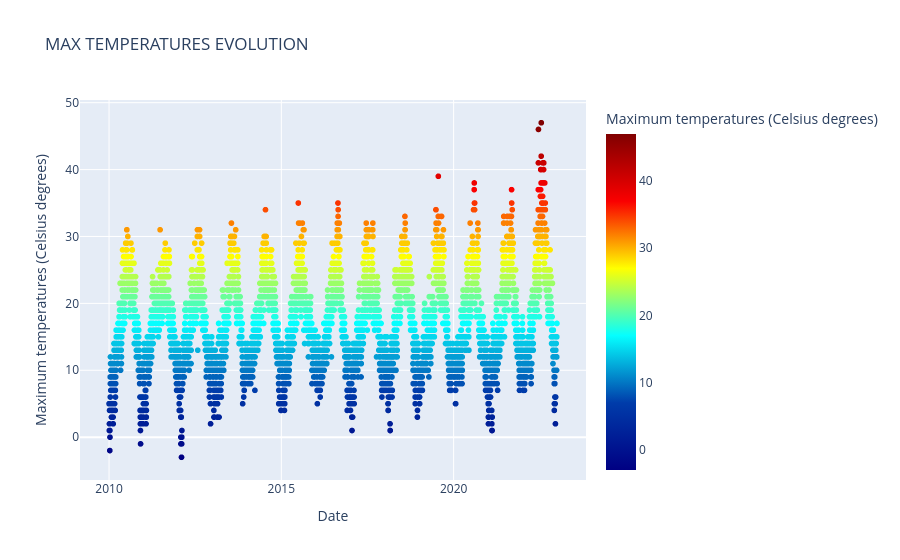

Notebook cell for this chart:
### Code cell
import matplotlib.pyplot as plt
import plotly.express as px
fig = px.scatter(
    df_weather,
    x="DATE",
    y="MAX_TEMPERATURE_C",color="MAX_TEMPERATURE_C", color_continuous_scale=px.colors.sequential.Jet,title= "MAX TEMPERATURES EVOLUTION", labels={"DATE": "Date", "MAX_TEMPERATURE_C": "Maximum temperatures (Celsius degrees)"})
fig.show()

### Figure 1 — Plotly figure (JSON) as saved in the notebook; plotly's stock layout.template omitted (floating-point values rounded to 4 significant figures; data arrays with more than 128 entries replaced by an {"elided": "..."} marker saying what was removed)
{"data": [{"hovertemplate": "Date=%{x}<br>Maximum temperatures (Celsius degrees)=%{marker.color}<extra></extra>", "legendgroup": "", "marker": {"color": {"elided": "4748 int values"}, "coloraxis": "coloraxis", "symbol": "circle"}, "mode": "markers", "name": "", "showlegend": false, "type": "scattergl", "x": {"elided": "4748 str values"}, "xaxis": "x", "y": {"elided": "4748 int values"}, "yaxis": "y"}], "layout": {"coloraxis": {"autocolorscale": false, "colorbar": {"title": {"text": "Maximum temperatures (Celsius degrees)"}}, "colorscale": [[0, "rgb(0,0,131)"], [0.2, "rgb(0,60,170)"], [0.4, "rgb(5,255,255)"], [0.6, "rgb(255,255,0)"], [0.8, "rgb(250,0,0)"], [1, "rgb(128,0,0)"]]}, "legend": {"tracegroupgap": 0}, "title": {"text": "MAX TEMPERATURES EVOLUTION"}, "xaxis": {"anchor": "y", "domain": [0, 1], "title": {"text": "Date"}}, "yaxis": {"anchor": "x", "domain": [0, 1], "title": {"text": "Maximum temperatures (Celsius degrees)"}}}}
